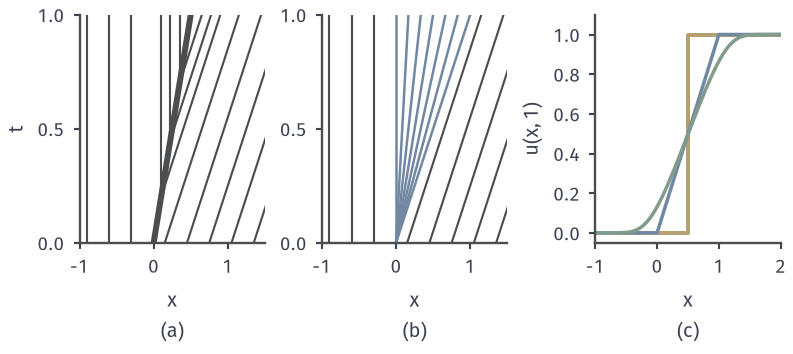

Source code (Python):
from pathlib import Path
import sys
ROOT = next(p for p in Path(__file__).resolve().parents if (p/'build.sh').is_file() and (p/'tex/book.tex').is_file())
sys.path.insert(0, str(ROOT/'figures/06-differential-equations/02-partial-differential-equations/matplotlib/pdeprob-common'))
from pdeprob_common import *
# Target: two weak solutions of Burgers with u0=0 (x<0), 1 (x>0) and the small-viscosity limit.
fig, axs = figure(width_mm=112, height_mm=50, ncols=3)
kw=dict(color=LINE,lw=.85)
ax=axs[0]
for x0 in np.arange(-1.5,0,.3): ax.plot([x0,x0],[0,1],**kw)
for x0 in np.arange(0.15,1.6,.3): ax.plot([x0,x0+1],[0,1],**kw)
# characteristics leaving the shock
for t0 in (.2,.45,.7):
    ax.plot([t0/2,t0/2],[t0,1],**kw); ax.plot([t0/2,t0/2+1-t0],[t0,1],**kw)
ax.plot([0,.5],[0,1],color=LINE,lw=2.4); ax.set_ylabel('$t$'); sub(ax,'a','$x$')
ax=axs[1]
for x0 in np.arange(-1.5,0,.3): ax.plot([x0,x0],[0,1],**kw)
for x0 in np.arange(0.15,1.6,.3): ax.plot([x0,x0+1],[0,1],**kw)
for s in np.linspace(0,1,7): ax.plot([0,s],[0,1],color=BLUE,lw=1.0)
sub(ax,'b','$x$')
for ax in axs[:2]: style(ax); ax.set_xlim(-1,1.5); ax.set_ylim(0,1); ax.set_yticks([0,.5,1])
ax=axs[2]; style(ax)
dx=.005; x=np.arange(-3,4,dx); 
def viscous(nu,T=1.0):
    u=(x>0).astype(float); dt=min(.4*dx**2/nu,.4*dx); n=int(np.ceil(T/dt)); dt=T/n
    for _ in range(n):
        F=.25*(u[1:]**2+u[:-1]**2)-nu*(u[1:]-u[:-1])/dx
        u[1:-1]-=dt/dx*(F[1:]-F[:-1])
    return u
ax.plot([-1,.5,.5,2],[0,0,1,1],color=YELLOW,lw=1.6)
ax.plot([-1,0,1,2],[0,0,1,1],color=BLUE,lw=1.4)
ax.plot(x,viscous(.02),color=GREEN,lw=1.4)
ax.set_xlim(-1,2); ax.set_ylim(-.05,1.1); ax.set_ylabel(r'$u(x,1)$'); sub(ax,'c','$x$')
save(fig, Path(__file__).resolve().parent, 'figure', {'formula':'shock speed 1/2; fan x/t; conservative central FD, nu=.02, dx=.005'})
